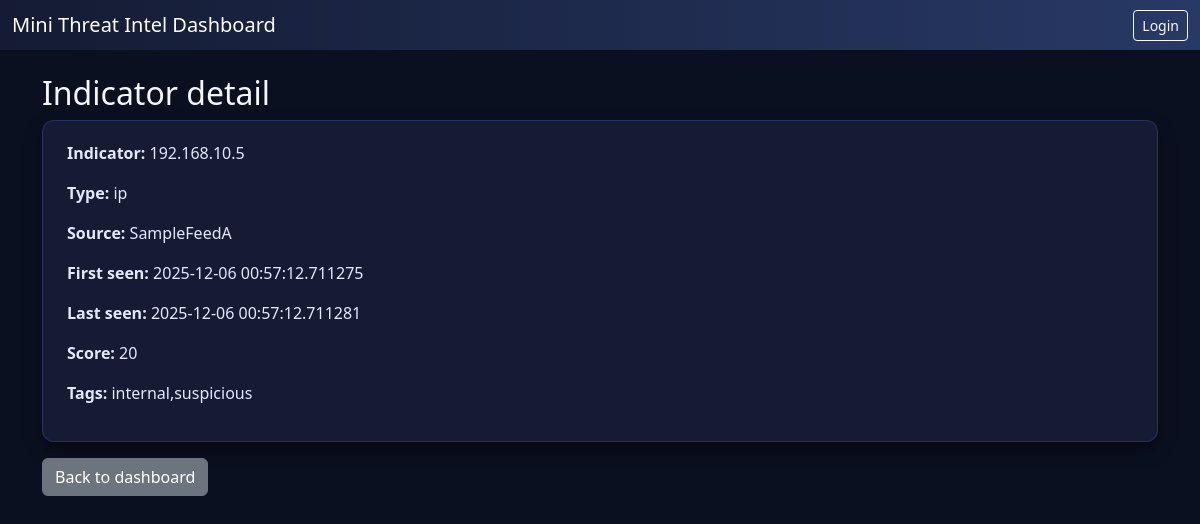
/indicator/1, run on the app's committed database.
### models/db.py (models this page shows, shortened)
class BaseModel(db.Model):
    __abstract__ = True
    id = db.Column(db.Integer, primary_key=True)

class ThreatIndicator(BaseModel):
    __tablename__ = "threat_indicators"
    indicator = db.Column(db.String(255), nullable=False)
    type = db.Column(db.String(50), nullable=False)
    source = db.Column(db.String(100), nullable=False)
    first_seen = db.Column(db.DateTime, nullable=False, default=datetime.utcnow)
    last_seen = db.Column(db.DateTime, nullable=False, default=datetime.utcnow)
    score = db.Column(db.Integer, nullable=False, default=0)
    tags = db.Column(db.String(255), nullable=True)

### app.py (the view)
@app.route("/indicator/<int:ind_id>")
def indicator_detail(ind_id):
    ind = ThreatIndicator.query.get_or_404(ind_id)
    return render_template("indicator_detail.html", indicator=ind)

### templates/indicator_detail.html
{% extends "base.html" %}
{% block content %}
  <h2>Indicator detail</h2>
  <div class="panel-card mb-3">
    <p><strong>Indicator:</strong> {{ indicator.indicator }}</p>
    <p><strong>Type:</strong> {{ indicator.type }}</p>
    <p><strong>Source:</strong> {{ indicator.source }}</p>
    <p><strong>First seen:</strong> {{ indicator.first_seen }}</p>
    <p><strong>Last seen:</strong> {{ indicator.last_seen }}</p>
    <p><strong>Score:</strong> {{ indicator.score }}</p>
    <p><strong>Tags:</strong> {{ indicator.tags }}</p>
  </div>
  <a href="{{ url_for('dashboard') }}" class="btn btn-secondary">Back to dashboard</a>
{% endblock %}

### static/styles.css (style rules this page uses)
body { background-color: #0b1020; color: #e4e8ff; font-family: system-ui, -apple-system, BlinkMacSystemFont, "Segoe UI", sans-serif; }
h1, h2 { color: #f5f7ff; }
.panel-card { background: #141b33; border-radius: 12px; padding: 1.25rem 1.5rem; box-shadow: 0 8px 18px rgba(0, 0, 0, 0.45); border: 1px solid rgba(120, 140, 255, 0.2); }

### data on the page
ThreatIndicator: indicator "192.168.10.5", type "ip", source "SampleFeedA", first_seen "2025-12-06 00:57:12.711275", last_seen "2025-12-06 00:57:12.711281", score "20", tags "internal,suspicious"
